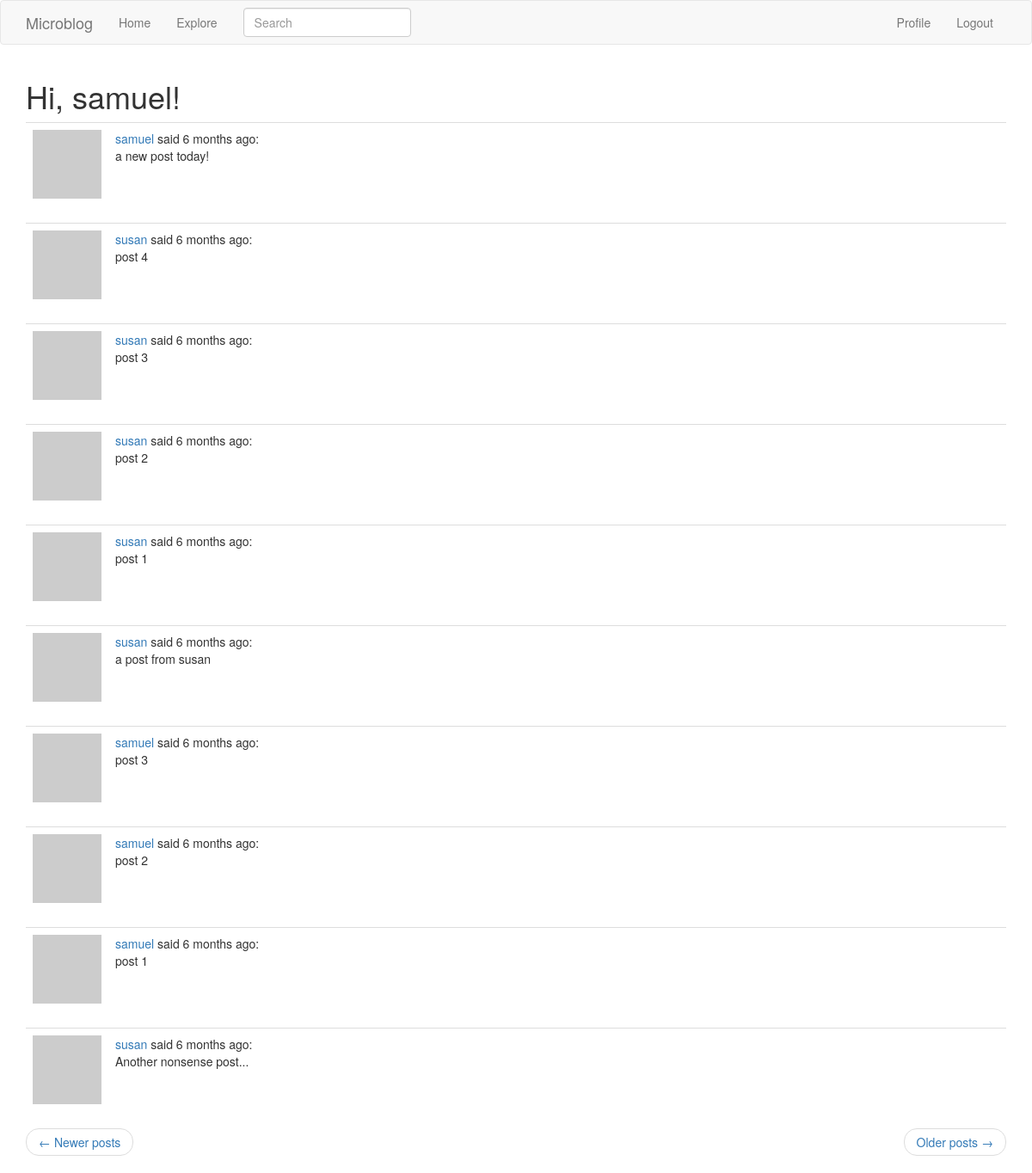
The app's page /explore?page=2 (signed in) with its own data.
### app/models.py (models this page shows, shortened)
class User(UserMixin, db.Model):
    id = db.Column(db.Integer, primary_key=True)
    username = db.Column(db.String(64), index=True, unique=True)
    email = db.Column(db.String(120), index=True, unique=True)
    password_hash = db.Column(db.String(128))
    posts = db.relationship('Post', backref='author', lazy='dynamic')
    about_me = db.Column(db.String(140))
    last_seen = db.Column(db.DateTime, default=datetime.utcnow)
    followed = db.relationship(
        'User', secondary=followers,
        primaryjoin=(followers.c.follower_id == id),
        secondaryjoin=(followers.c.followed_id == id),
        backref=db.backref('followers', lazy='dynamic'), lazy='dynamic')
    def avatar(self, size):
        digest = md5(self.email.lower().encode('utf-8')).hexdigest()
        return 'https://www.gravatar.com/avatar/{}?d=identicon&s={}'.format(digest, size)

class SearchableMixin(object):
    @classmethod
    def before_commit(cls, session):
        session._changes = {
            'add': list(session.new),
            'update': list(session.dirty),
            'delete': list(session.deleted)
        }
    @classmethod
    def after_commit(cls, session):
        for obj in session._changes['add']:
            if isinstance(obj, SearchableMixin):
                add_to_index(obj.__tablename__, obj)
        for obj in session._changes['update']:
            if isinstance(obj, SearchableMixin):
                add_to_index(obj.__tablename__, obj)
        for obj in session._changes['delete']:
            if isinstance(obj, SearchableMixin):
                remove_from_index(obj.__tablename__, obj)
        session._changes = None

class Post(SearchableMixin, db.Model):
    id = db.Column(db.Integer, primary_key=True)
    body = db.Column(db.String(140))
    timestamp = db.Column(db.DateTime, index=True, default=datetime.utcnow)
    user_id = db.Column(db.Integer, db.ForeignKey('user.id'))
    language = db.Column(db.String(5))
    __searchable__ = ['body']  # indicate which fields are to be indexed

### app/main/routes.py (the view)
@bp.route('/explore')
@login_required
def explore():
    page = request.args.get('page', 1, type=int)
    posts = Post.query.order_by(Post.timestamp.desc()).paginate(page, current_app.config['POSTS_PER_PAGE'], False)
    next_url = url_for('main.explore', page=posts.next_num) if posts.has_next else None
    prev_url = url_for('main.explore', page=posts.prev_num) if posts.has_prev else None
    return render_template('index.html', title='Explore', posts=posts.items, next_url=next_url, prev_url=prev_url)

### app/main/forms.py
class SearchForm(FlaskForm):
    q = StringField('Search', validators=[DataRequired()])
    def __init__(self, *args, **kwargs):
        if 'formdata' not in kwargs:
            kwargs['formdata'] = request.args
        if 'csrf_enabled' not in kwargs:
            kwargs['csrf_enabled'] = False
        super(SearchForm, self).__init__(*args, **kwargs)

### app/main/routes.py (called while the page is built)
@bp.before_app_request
def before_request():
    if current_user.is_authenticated:
        current_user.last_seen = datetime.utcnow()
        db.session.commit()
        g.search_form = SearchForm()

### app/models.py (called while the page is built)
@login.user_loader
def load_user(id):
    return User.query.get(int(id))

### app/templates/index.html (shortened to what this page needs)
{% extends "base.html" %}
{% import 'bootstrap/wtf.html' as wtf %}
{% block app_content %}
  <h1>Hi, {{ current_user.username }}!</h1>
  {% for post in posts %}
    {% include '_post.html' %}
  {% endfor %}
  {% include '_pager.html' %}
{% endblock %}

### app/templates/_post.html (shortened to what this page needs)
<table class="table table-hover">
  <tr>
    <td width="70px">
      <a href="{{ url_for('main.user', username=post.author.username) }}">
        <img src="{{ post.author.avatar(70) }}" alt="">
      </a>
    </td>
    <td>
      <span class="user_popup">
        <a href="{{ url_for('main.user', username=post.author.username) }}">
          {{ post.author.username }}
        </a>
      </span>
      said {{ moment(post.timestamp).fromNow() }}: <br>
      <span id="post{{ post.id }}">{{ post.body }}</span>
    </td>
  </tr>
</table>

### records on screen
User: username "samuel"
Post: author.username "samuel", timestamp "6 months ago", body "a new post today!"
Post: author.username "susan", timestamp "6 months ago", body "post 4"
Post: author.username "susan", timestamp "6 months ago", body "post 3"
Post: author.username "susan", timestamp "6 months ago", body "post 2"
Post: author.username "susan", timestamp "6 months ago", body "post 1"
Post: author.username "susan", timestamp "6 months ago", body "a post from susan"
Post: author.username "samuel", timestamp "6 months ago", body "post 3"
Post: author.username "samuel", timestamp "6 months ago", body "post 2"
Post: author.username "samuel", timestamp "6 months ago", body "post 1"
Post: author.username "susan", timestamp "6 months ago", body "Another nonsense post..."
